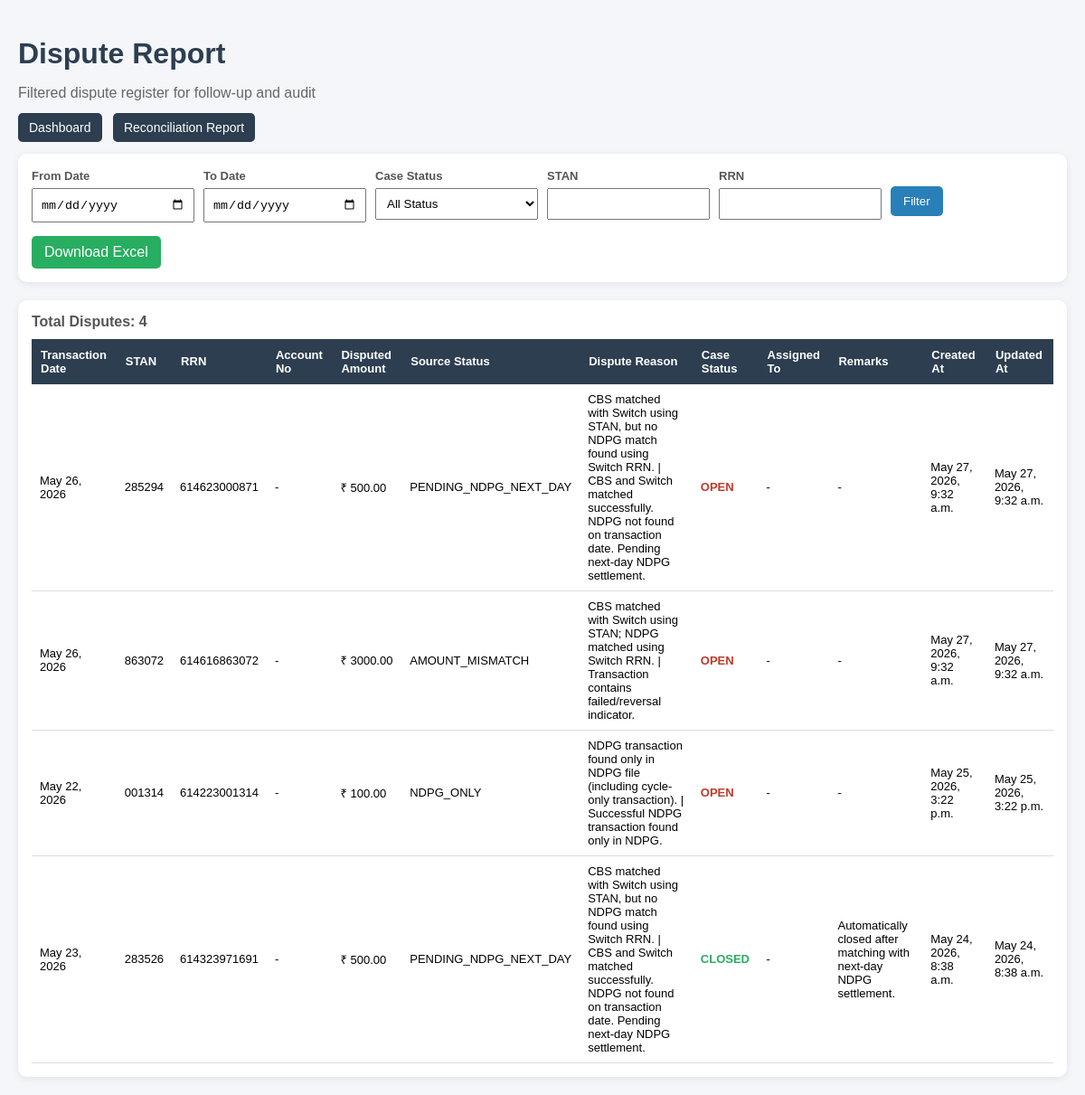
The page /mis/dispute-report/ on the database as committed earlier.
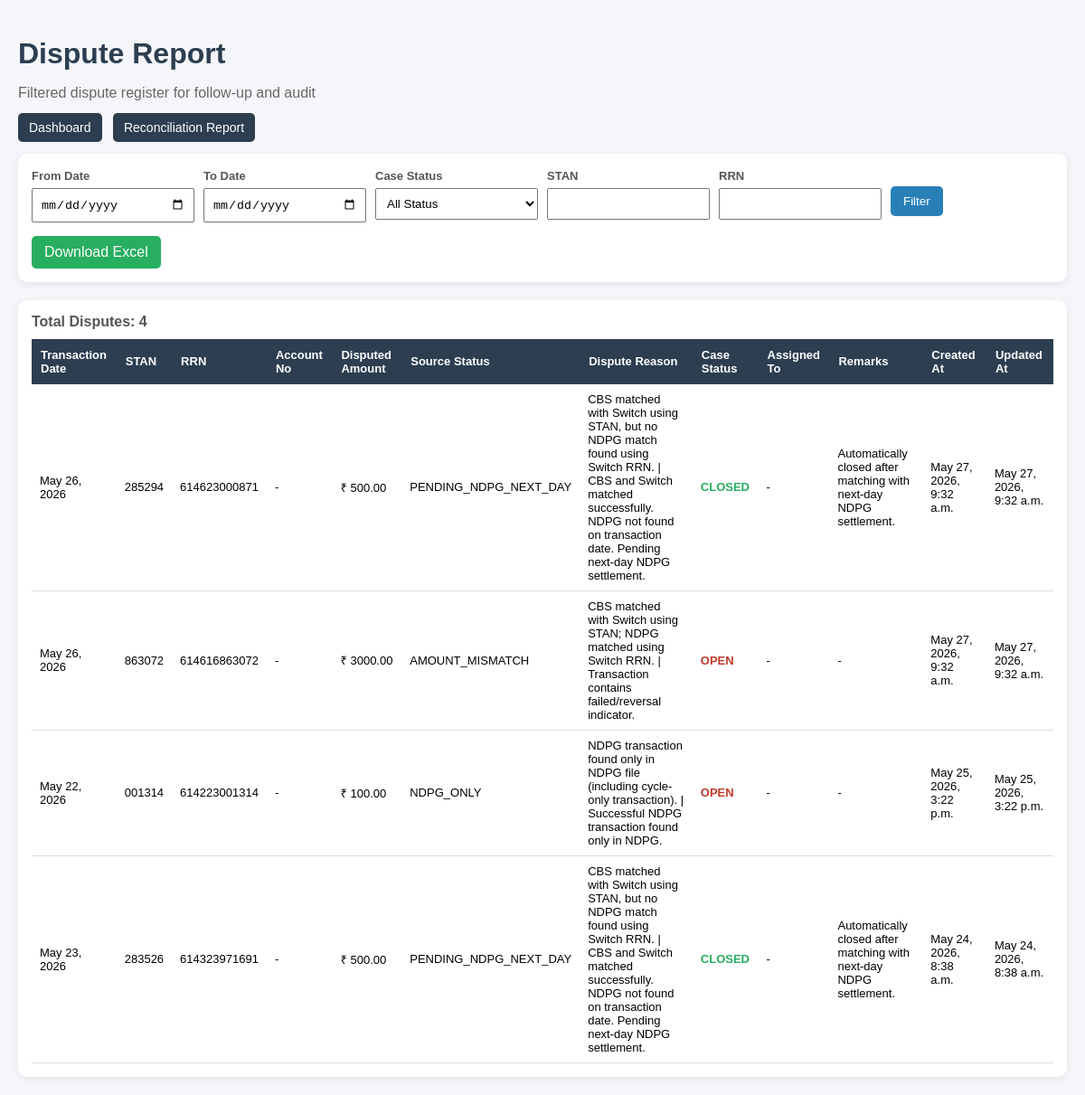
The same page on the database as committed later.
### disputes/models.py (models this page shows)
class ATMDisputeCase(models.Model):
    transaction_date = models.DateField()
    stan_no = models.CharField(
        max_length=20,
        blank=True,
        null=True
    )
    rrn = models.CharField(
        max_length=30,
        blank=True,
        null=True
    )
    account_no = models.CharField(
        max_length=30,
        blank=True,
        null=True
    )
    disputed_amount = models.DecimalField(
        max_digits=15,
        decimal_places=2,
        blank=True,
        null=True
    )
    source_status = models.CharField(
        max_length=50
    )
    dispute_reason = models.CharField(
        max_length=150,
        blank=True,
        null=True
    )
    case_status = models.CharField(
        max_length=30,
        default="OPEN"
    )
    assigned_to = models.CharField(
        max_length=100,
        blank=True,
        null=True
    )
    remarks = models.TextField(
        blank=True,
        null=True
    )
    created_at = models.DateTimeField(
        auto_now_add=True
    )
    updated_at = models.DateTimeField(
        auto_now=True
    )

### mis_dashboard/views.py (the view)
def dispute_report_view(request):
    from_date = request.GET.get("from_date")
    to_date = request.GET.get("to_date")
    case_status = request.GET.get("case_status")
    stan = request.GET.get("stan")
    rrn = request.GET.get("rrn")
    disputes = MISDashboardFilterService.filtered_dispute_queryset(
        from_date=from_date,
        to_date=to_date,
        case_status=case_status,
        stan=stan,
        rrn=rrn,
    ).order_by("-created_at")
    case_status_choices = [
        "OPEN",
        "IN_PROGRESS",
        "CLOSED",
        "REJECTED",
    ]
    context = {
        "disputes": disputes,
        "case_status_choices": case_status_choices,
        "selected_from_date": from_date,
        "selected_to_date": to_date,
        "selected_case_status": case_status,
        "selected_stan": stan,
        "selected_rrn": rrn,
    }
    return render(
        request,
        "mis_dashboard/dispute_report.html",
        context
    )

### mis_dashboard/services/dashboard_service.py (called while the page is built)
        @staticmethod
        def filtered_dispute_queryset(
                from_date=None,
                to_date=None,
                case_status=None,
                stan=None,
                rrn=None,
        ):
            qs = ATMDisputeCase.objects.all()
            if from_date:
                qs = qs.filter(transaction_date__gte=from_date)
            if to_date:
                qs = qs.filter(transaction_date__lte=to_date)
            if case_status:
                qs = qs.filter(case_status=case_status)
            if stan:
                qs = qs.filter(stan_no__icontains=stan)
            if rrn:
                qs = qs.filter(rrn__icontains=rrn)
            return qs

### mis_dashboard/templates/mis_dashboard/dispute_report.html (shortened to what this page needs)
<!DOCTYPE html>
<html>
<head>
</head>
<body>
<h1>Dispute Report</h1>
<p class="subtitle">Filtered dispute register for follow-up and audit</p>
<div class="nav-links">
    <a href="{% url 'mis_dashboard:dashboard' %}">Dashboard</a>
    <a href="{% url 'mis_dashboard:reconciliation_report' %}">Reconciliation Report</a>
</div>
<div class="filter-box">
<form method="get">
        <div class="filter-grid">
            <div>
                <label>From Date</label>
                <input type="date" name="from_date" value="{{ selected_from_date|default:'' }}">
            </div>
            <div>
                <label>To Date</label>
                <input type="date" name="to_date" value="{{ selected_to_date|default:'' }}">
            </div>
            <div>
                <label>Case Status</label>
                <select name="case_status">
                    <option value="">All Status</option>
                </select>
            </div>
            <div>
                <label>STAN</label>
                <input type="text" name="stan" value="{{ selected_stan|default:'' }}">
            </div>
            <div>
                <label>RRN</label>
                <input type="text" name="rrn" value="{{ selected_rrn|default:'' }}">
            </div>
            <div>
                <button type="submit">Filter</button>
            </div>
        </div>
    </form>
    <a class="download-btn"
       href="{% url 'mis_dashboard:download_dispute_excel' %}?from_date={{ selected_from_date|default:'' }}&to_date={{ selected_to_date|default:'' }}&case_status={{ selected_case_status|default:'' }}&stan={{ selected_stan|default:'' }}&rrn={{ selected_rrn|default:'' }}">
        Download Excel
    </a>
</div>
<div class="table-box">
    <div class="count">
        Total Disputes: {{ disputes.count }}
    </div>
<table>
        <thead>
            <tr>
                <th>Transaction Date</th>
                <th>STAN</th>
                <th>RRN</th>
                <th>Account No</th>
                <th>Disputed Amount</th>
                <th>Source Status</th>
                <th>Dispute Reason</th>
                <th>Case Status</th>
                <th>Assigned To</th>
                <th>Remarks</th>
                <th>Created At</th>
                <th>Updated At</th>
            </tr>
        </thead>
        <tbody>
            {% for row in disputes %}
            <tr>
                <td>{{ row.transaction_date }}</td>
                <td>{{ row.stan_no|default:"-" }}</td>
                <td>{{ row.rrn|default:"-" }}</td>
                <td>{{ row.account_no|default:"-" }}</td>
                <td>₹ {{ row.disputed_amount|default:0 }}</td>
                <td>{{ row.source_status|default:"-" }}</td>
                <td>{{ row.dispute_reason|default:"-" }}</td>
                <td>
                    {% if row.case_status == "OPEN" %}
                        <span class="open">{{ row.case_status }}</span>
                    {% elif row.case_status == "CLOSED" %}
                        <span class="closed">{{ row.case_status }}</span>
                    {% else %}
                        {{ row.case_status }}
                    {% endif %}
                </td>
                <td>{{ row.assigned_to|default:"-" }}</td>
                <td>{{ row.remarks|default:"-" }}</td>
                <td>{{ row.created_at }}</td>
                <td>{{ row.updated_at }}</td>
            </tr>
            {% empty %}
            <tr>
                <td colspan="12">No dispute records found.</td>
            </tr>
            {% endfor %}
        </tbody>
    </table>
</div>
</body>
</html>

Rows that differ between the two databases and show on the page:
changed ATMDisputeCase (number 1 of 4 on the later page): remarks "-" → "Automatically closed after matching with next-day NDPG settlement."; case_status "OPEN" → "CLOSED"
